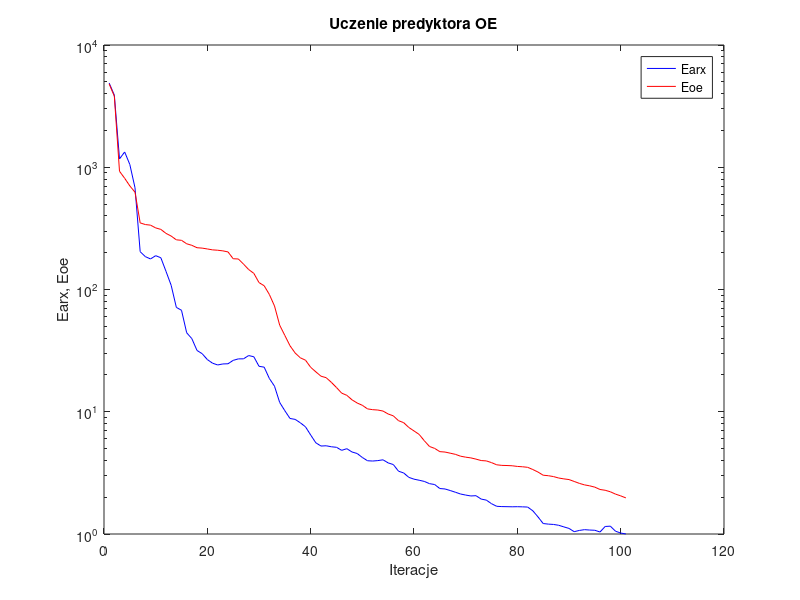
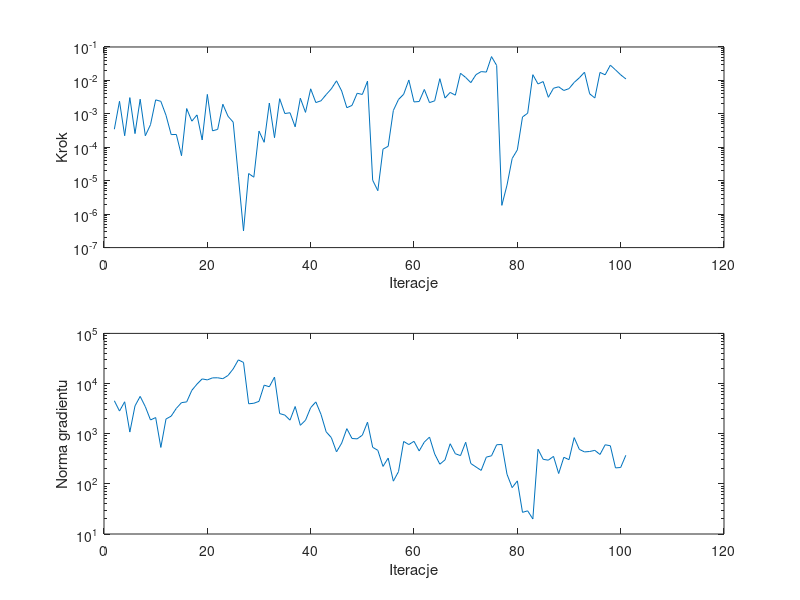

These charts were generated, in order, by the following MATLAB code:
%uczenie predyktora oe
clear all;
n=0; farx(n+1)=4.882395e+003; foe(n+1)=4.804776e+003; wspucz(n+1)=0.000000e+000; ng(n+1)=0.000000e+000;
%odnowa zmiennej metryki
n=1; farx(n+1)=3.888092e+003; foe(n+1)=3.808365e+003; krok(n+1)=3.467612e-004; ng(n+1)=4.538482e+003;
n=2; farx(n+1)=1.170355e+003; foe(n+1)=9.271465e+002; krok(n+1)=2.378319e-003; ng(n+1)=2.828445e+003;
n=3; farx(n+1)=1.333218e+003; foe(n+1)=8.124303e+002; krok(n+1)=2.215284e-004; ng(n+1)=4.327297e+003;
n=4; farx(n+1)=1.052782e+003; foe(n+1)=7.035309e+002; krok(n+1)=3.059399e-003; ng(n+1)=1.077520e+003;
n=5; farx(n+1)=6.795379e+002; foe(n+1)=6.251548e+002; krok(n+1)=2.563847e-004; ng(n+1)=3.582429e+003;
n=6; farx(n+1)=2.039077e+002; foe(n+1)=3.506931e+002; krok(n+1)=2.742688e-003; ng(n+1)=5.544065e+003;
n=7; farx(n+1)=1.857925e+002; foe(n+1)=3.398255e+002; krok(n+1)=2.215284e-004; ng(n+1)=3.455535e+003;
n=8; farx(n+1)=1.777941e+002; foe(n+1)=3.360955e+002; krok(n+1)=4.748903e-004; ng(n+1)=1.877390e+003;
n=9; farx(n+1)=1.890847e+002; foe(n+1)=3.190835e+002; krok(n+1)=2.621411e-003; ng(n+1)=2.099182e+003;
n=10; farx(n+1)=1.818902e+002; foe(n+1)=3.102454e+002; krok(n+1)=2.366515e-003; ng(n+1)=5.321114e+002;
n=11; farx(n+1)=1.407795e+002; foe(n+1)=2.877362e+002; krok(n+1)=9.064776e-004; ng(n+1)=1.962962e+003;
n=12; farx(n+1)=1.081974e+002; foe(n+1)=2.736695e+002; krok(n+1)=2.400073e-004; ng(n+1)=2.238192e+003;
n=13; farx(n+1)=7.142200e+001; foe(n+1)=2.548671e+002; krok(n+1)=2.417862e-004; ng(n+1)=3.200554e+003;
n=14; farx(n+1)=6.761514e+001; foe(n+1)=2.525851e+002; krok(n+1)=5.600465e-005; ng(n+1)=4.163967e+003;
n=15; farx(n+1)=4.427413e+001; foe(n+1)=2.366396e+002; krok(n+1)=1.441974e-003; ng(n+1)=4.303308e+003;
n=16; farx(n+1)=3.964735e+001; foe(n+1)=2.298100e+002; krok(n+1)=6.038301e-004; ng(n+1)=7.323137e+003;
n=17; farx(n+1)=3.172758e+001; foe(n+1)=2.196847e+002; krok(n+1)=9.289576e-004; ng(n+1)=9.741290e+003;
n=18; farx(n+1)=2.984399e+001; foe(n+1)=2.180502e+002; krok(n+1)=1.655312e-004; ng(n+1)=1.237739e+004;
n=19; farx(n+1)=2.672704e+001; foe(n+1)=2.146120e+002; krok(n+1)=3.816075e-003; ng(n+1)=1.182089e+004;
n=20; farx(n+1)=2.497045e+001; foe(n+1)=2.110105e+002; krok(n+1)=3.109078e-004; ng(n+1)=1.297563e+004;
n=21; farx(n+1)=2.414407e+001; foe(n+1)=2.095190e+002; krok(n+1)=3.428360e-004; ng(n+1)=1.303092e+004;
n=22; farx(n+1)=2.460455e+001; foe(n+1)=2.070730e+002; krok(n+1)=1.939254e-003; ng(n+1)=1.249955e+004;
n=23; farx(n+1)=2.468993e+001; foe(n+1)=2.030014e+002; krok(n+1)=8.476039e-004; ng(n+1)=1.447833e+004;
n=24; farx(n+1)=2.632062e+001; foe(n+1)=1.785222e+002; krok(n+1)=5.668187e-004; ng(n+1)=1.954880e+004;
n=25; farx(n+1)=2.706947e+001; foe(n+1)=1.777083e+002; krok(n+1)=1.356957e-005; ng(n+1)=2.963315e+004;
%odnowa zmiennej metryki
n=26; farx(n+1)=2.709808e+001; foe(n+1)=1.613665e+002; krok(n+1)=3.159773e-007; ng(n+1)=2.635907e+004;
n=27; farx(n+1)=2.882375e+001; foe(n+1)=1.456551e+002; krok(n+1)=1.641052e-005; ng(n+1)=3.946777e+003;
n=28; farx(n+1)=2.817598e+001; foe(n+1)=1.355270e+002; krok(n+1)=1.274425e-005; ng(n+1)=4.046455e+003;
n=29; farx(n+1)=2.353963e+001; foe(n+1)=1.139081e+002; krok(n+1)=3.052463e-004; ng(n+1)=4.415840e+003;
n=30; farx(n+1)=2.316753e+001; foe(n+1)=1.073115e+002; krok(n+1)=1.410950e-004; ng(n+1)=9.294889e+003;
n=31; farx(n+1)=1.872861e+001; foe(n+1)=9.114925e+001; krok(n+1)=2.106662e-003; ng(n+1)=8.627260e+003;
n=32; farx(n+1)=1.618342e+001; foe(n+1)=7.332537e+001; krok(n+1)=1.935432e-004; ng(n+1)=1.344683e+004;
n=33; farx(n+1)=1.192399e+001; foe(n+1)=5.110305e+001; krok(n+1)=2.840497e-003; ng(n+1)=2.519630e+003;
n=34; farx(n+1)=1.019763e+001; foe(n+1)=4.209387e+001; krok(n+1)=1.022616e-003; ng(n+1)=2.349818e+003;
n=35; farx(n+1)=8.811393e+000; foe(n+1)=3.466707e+001; krok(n+1)=1.078975e-003; ng(n+1)=1.861961e+003;
n=36; farx(n+1)=8.661528e+000; foe(n+1)=3.022602e+001; krok(n+1)=4.090422e-004; ng(n+1)=3.483452e+003;
n=37; farx(n+1)=8.121510e+000; foe(n+1)=2.761564e+001; krok(n+1)=2.939707e-003; ng(n+1)=1.469671e+003;
n=38; farx(n+1)=7.528336e+000; foe(n+1)=2.640995e+001; krok(n+1)=1.106947e-003; ng(n+1)=1.855812e+003;
n=39; farx(n+1)=6.455405e+000; foe(n+1)=2.310761e+001; krok(n+1)=5.608324e-003; ng(n+1)=3.303203e+003;
n=40; farx(n+1)=5.570822e+000; foe(n+1)=2.120223e+001; krok(n+1)=2.176076e-003; ng(n+1)=4.304792e+003;
n=41; farx(n+1)=5.242975e+000; foe(n+1)=1.953745e+001; krok(n+1)=2.458210e-003; ng(n+1)=2.426769e+003;
n=42; farx(n+1)=5.269385e+000; foe(n+1)=1.899752e+001; krok(n+1)=3.765398e-003; ng(n+1)=1.090039e+003;
n=43; farx(n+1)=5.171233e+000; foe(n+1)=1.740851e+001; krok(n+1)=5.608324e-003; ng(n+1)=8.353703e+002;
n=44; farx(n+1)=5.119797e+000; foe(n+1)=1.577378e+001; krok(n+1)=9.748751e-003; ng(n+1)=4.344975e+002;
n=45; farx(n+1)=4.835230e+000; foe(n+1)=1.420505e+001; krok(n+1)=4.841655e-003; ng(n+1)=6.483558e+002;
n=46; farx(n+1)=4.987303e+000; foe(n+1)=1.362271e+001; krok(n+1)=1.524981e-003; ng(n+1)=1.260804e+003;
n=47; farx(n+1)=4.687704e+000; foe(n+1)=1.251829e+001; krok(n+1)=1.788132e-003; ng(n+1)=8.019598e+002;
n=48; farx(n+1)=4.554312e+000; foe(n+1)=1.179215e+001; krok(n+1)=4.126268e-003; ng(n+1)=7.891168e+002;
n=49; farx(n+1)=4.227129e+000; foe(n+1)=1.129072e+001; krok(n+1)=3.806601e-003; ng(n+1)=9.336785e+002;
n=50; farx(n+1)=3.974256e+000; foe(n+1)=1.055573e+001; krok(n+1)=9.513276e-003; ng(n+1)=1.697955e+003;
%odnowa zmiennej metryki
n=51; farx(n+1)=3.952878e+000; foe(n+1)=1.040088e+001; krok(n+1)=1.034570e-005; ng(n+1)=5.351865e+002;
n=52; farx(n+1)=3.984816e+000; foe(n+1)=1.032992e+001; krok(n+1)=5.036867e-006; ng(n+1)=4.657598e+002;
n=53; farx(n+1)=4.045295e+000; foe(n+1)=1.013274e+001; krok(n+1)=8.808370e-005; ng(n+1)=2.223625e+002;
n=54; farx(n+1)=3.816269e+000; foe(n+1)=9.587655e+000; krok(n+1)=1.070946e-004; ng(n+1)=3.266738e+002;
n=55; farx(n+1)=3.698882e+000; foe(n+1)=9.256948e+000; krok(n+1)=1.259039e-003; ng(n+1)=1.131967e+002;
n=56; farx(n+1)=3.264668e+000; foe(n+1)=8.453083e+000; krok(n+1)=2.690870e-003; ng(n+1)=1.752723e+002;
n=57; farx(n+1)=3.157626e+000; foe(n+1)=8.145090e+000; krok(n+1)=3.856570e-003; ng(n+1)=7.002172e+002;
n=58; farx(n+1)=2.906111e+000; foe(n+1)=7.434592e+000; krok(n+1)=1.027490e-002; ng(n+1)=6.075209e+002;
n=59; farx(n+1)=2.809180e+000; foe(n+1)=6.966807e+000; krok(n+1)=2.273260e-003; ng(n+1)=7.043582e+002;
n=60; farx(n+1)=2.752906e+000; foe(n+1)=6.524084e+000; krok(n+1)=2.339183e-003; ng(n+1)=4.529829e+002;
n=61; farx(n+1)=2.691855e+000; foe(n+1)=5.789452e+000; krok(n+1)=5.368339e-003; ng(n+1)=6.818918e+002;
n=62; farx(n+1)=2.581369e+000; foe(n+1)=5.199003e+000; krok(n+1)=2.167321e-003; ng(n+1)=8.560277e+002;
n=63; farx(n+1)=2.539345e+000; foe(n+1)=5.013637e+000; krok(n+1)=2.452083e-003; ng(n+1)=3.948424e+002;
n=64; farx(n+1)=2.354322e+000; foe(n+1)=4.717007e+000; krok(n+1)=1.127471e-002; ng(n+1)=2.464214e+002;
n=65; farx(n+1)=2.335688e+000; foe(n+1)=4.681978e+000; krok(n+1)=2.972972e-003; ng(n+1)=3.006974e+002;
n=66; farx(n+1)=2.268508e+000; foe(n+1)=4.583639e+000; krok(n+1)=4.372259e-003; ng(n+1)=6.303650e+002;
n=67; farx(n+1)=2.196823e+000; foe(n+1)=4.484586e+000; krok(n+1)=3.621201e-003; ng(n+1)=3.987504e+002;
n=68; farx(n+1)=2.124505e+000; foe(n+1)=4.331061e+000; krok(n+1)=1.634950e-002; ng(n+1)=3.656849e+002;
n=69; farx(n+1)=2.082167e+000; foe(n+1)=4.251600e+000; krok(n+1)=1.226153e-002; ng(n+1)=6.756379e+002;
n=70; farx(n+1)=2.047512e+000; foe(n+1)=4.193779e+000; krok(n+1)=8.579668e-003; ng(n+1)=2.540936e+002;
n=71; farx(n+1)=2.057976e+000; foe(n+1)=4.097244e+000; krok(n+1)=1.488820e-002; ng(n+1)=2.169362e+002;
n=72; farx(n+1)=1.930394e+000; foe(n+1)=3.989030e+000; krok(n+1)=1.834657e-002; ng(n+1)=1.853395e+002;
n=73; farx(n+1)=1.893266e+000; foe(n+1)=3.961877e+000; krok(n+1)=1.776017e-002; ng(n+1)=3.411888e+002;
n=74; farx(n+1)=1.770107e+000; foe(n+1)=3.837171e+000; krok(n+1)=5.157588e-002; ng(n+1)=3.626457e+002;
n=75; farx(n+1)=1.685314e+000; foe(n+1)=3.682204e+000; krok(n+1)=2.799347e-002; ng(n+1)=6.018512e+002;
%odnowa zmiennej metryki
n=76; farx(n+1)=1.676036e+000; foe(n+1)=3.642158e+000; krok(n+1)=1.833535e-006; ng(n+1)=6.100282e+002;
n=77; farx(n+1)=1.673080e+000; foe(n+1)=3.632037e+000; krok(n+1)=7.381362e-006; ng(n+1)=1.553301e+002;
n=78; farx(n+1)=1.669565e+000; foe(n+1)=3.615558e+000; krok(n+1)=4.621295e-005; ng(n+1)=8.406694e+001;
n=79; farx(n+1)=1.672530e+000; foe(n+1)=3.571003e+000; krok(n+1)=8.368590e-005; ng(n+1)=1.145946e+002;
n=80; farx(n+1)=1.667868e+000; foe(n+1)=3.548237e+000; krok(n+1)=8.062699e-004; ng(n+1)=2.703354e+001;
n=81; farx(n+1)=1.661097e+000; foe(n+1)=3.511348e+000; krok(n+1)=1.045039e-003; ng(n+1)=2.897074e+001;
n=82; farx(n+1)=1.547827e+000; foe(n+1)=3.367651e+000; krok(n+1)=1.483652e-002; ng(n+1)=1.994415e+001;
n=83; farx(n+1)=1.379982e+000; foe(n+1)=3.211865e+000; krok(n+1)=7.837498e-003; ng(n+1)=4.898298e+002;
n=84; farx(n+1)=1.218002e+000; foe(n+1)=3.025915e+000; krok(n+1)=9.240905e-003; ng(n+1)=3.082407e+002;
n=85; farx(n+1)=1.204696e+000; foe(n+1)=2.997966e+000; krok(n+1)=3.128460e-003; ng(n+1)=2.965528e+002;
n=86; farx(n+1)=1.197284e+000; foe(n+1)=2.949414e+000; krok(n+1)=5.836445e-003; ng(n+1)=3.530898e+002;
n=87; farx(n+1)=1.178694e+000; foe(n+1)=2.870847e+000; krok(n+1)=6.450159e-003; ng(n+1)=1.605941e+002;
n=88; farx(n+1)=1.143441e+000; foe(n+1)=2.824458e+000; krok(n+1)=5.000456e-003; ng(n+1)=3.386124e+002;
n=89; farx(n+1)=1.110955e+000; foe(n+1)=2.788171e+000; krok(n+1)=5.682045e-003; ng(n+1)=3.035499e+002;
n=90; farx(n+1)=1.044699e+000; foe(n+1)=2.691121e+000; krok(n+1)=8.704305e-003; ng(n+1)=8.355838e+002;
n=91; farx(n+1)=1.069412e+000; foe(n+1)=2.595378e+000; krok(n+1)=1.196445e-002; ng(n+1)=4.870365e+002;
n=92; farx(n+1)=1.085286e+000; foe(n+1)=2.522558e+000; krok(n+1)=1.759944e-002; ng(n+1)=4.333815e+002;
n=93; farx(n+1)=1.077469e+000; foe(n+1)=2.477820e+000; krok(n+1)=3.973596e-003; ng(n+1)=4.417529e+002;
n=94; farx(n+1)=1.072913e+000; foe(n+1)=2.416823e+000; krok(n+1)=2.983603e-003; ng(n+1)=4.651255e+002;
n=95; farx(n+1)=1.038353e+000; foe(n+1)=2.313175e+000; krok(n+1)=1.734425e-002; ng(n+1)=3.848810e+002;
n=96; farx(n+1)=1.152371e+000; foe(n+1)=2.278965e+000; krok(n+1)=1.470844e-002; ng(n+1)=6.017776e+002;
n=97; farx(n+1)=1.159113e+000; foe(n+1)=2.215539e+000; krok(n+1)=2.857938e-002; ng(n+1)=5.747656e+002;
n=98; farx(n+1)=1.054114e+000; foe(n+1)=2.119922e+000; krok(n+1)=2.069473e-002; ng(n+1)=2.079766e+002;
n=99; farx(n+1)=1.018362e+000; foe(n+1)=2.051484e+000; krok(n+1)=1.470844e-002; ng(n+1)=2.119562e+002;
n=100; farx(n+1)=1.000511e+000; foe(n+1)=1.973992e+000; krok(n+1)=1.109636e-002; ng(n+1)=3.711797e+002;

figure; semilogy(farx,'b'); hold on; semilogy(foe,'r'); xlabel('Iteracje'); ylabel('Earx, Eoe'); legend('Earx','Eoe'); title('Uczenie predyktora OE');
figure; subplot(2,1,1); semilogy(krok); xlabel('Iteracje'); ylabel('Krok');
subplot(2,1,2); semilogy(ng); xlabel('Iteracje'); ylabel('Norma gradientu');
Earx=farx(n+1)
Eoe=foe(n+1)
